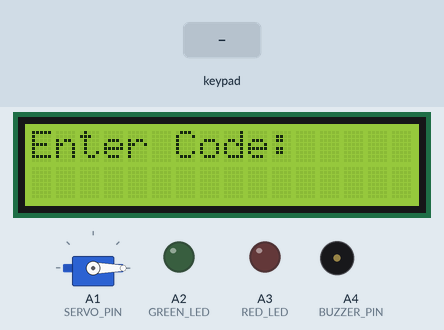
This sketch was run on a simulated Arduino Uno, built with avr-gcc and run on an emulated ATmega328P. On the bench: 16×2 character LCD, servo, output pins drawn as LEDs (lit = HIGH), buzzer (waves = sounding). Inputs (shaded band) come from the test bench.

Above: at 1.6 s.
1.7 s: keypad keys 1 2 3 4 # pressed 0.4 s apart
At 3.9 s:
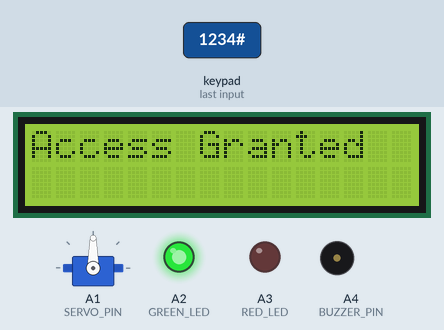
5.2 s: keypad keys 8 7 6 # pressed 0.4 s apart
At 7.7 s:
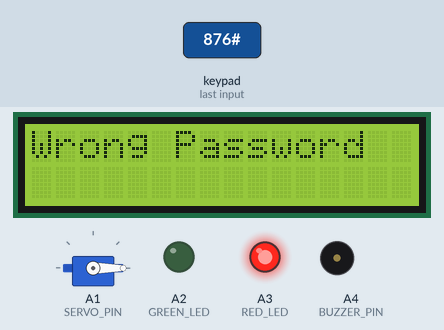
8.5 s: key '1' pressed
At 10.8 s:
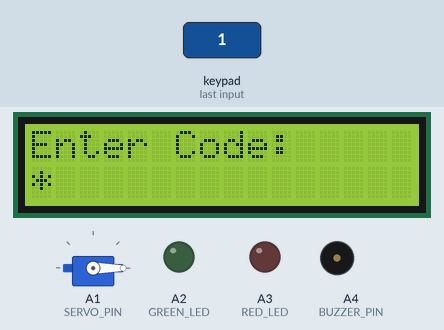
11.4 s: key '#' pressed
At 14.0 s:
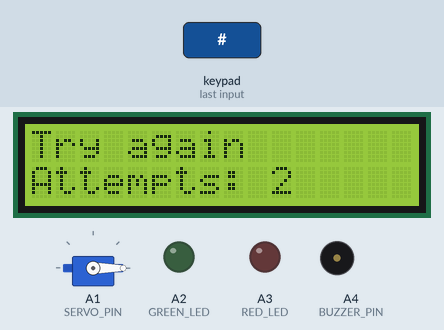
14.4 s: keypad keys 1 3 9 7 pressed 0.4 s apart
At 21.0 s:
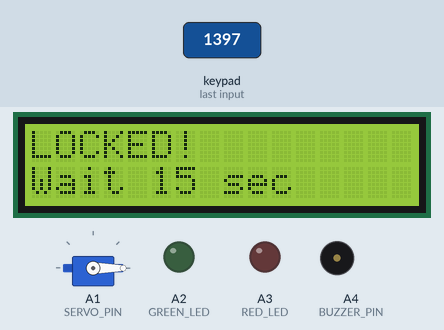
Timing chart, 0 to 22.5 s (numbered marks = the images above; inputs shaded):
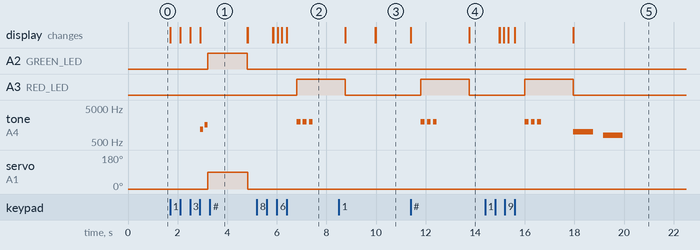

The sketch:

arduinoCode.ino
```cpp
#include <Keypad.h>
#include <LiquidCrystal.h>
#include <Servo.h>

LiquidCrystal lcd(12, 11, 5, 4, 3, 2);
Servo lockServo;
const int SERVO_PIN  = A1;
const int LOCK_POS   = 0;
const int UNLOCK_POS = 90;
const int GREEN_LED = A2;
const int RED_LED   = A3;
const int BUZZER_PIN = A4;
const byte ROWS = 4;
const byte COLS = 3;
char keys[ROWS][COLS] = {
  {'1','2','3'},
  {'4','5','6'},
  {'7','8','9'},
  {'*','0','#'}
};
byte rowPins[ROWS] = {A0, 13, 10, 9};
byte colPins[COLS] = {8, 7, 6};
Keypad keypad = Keypad(makeKeymap(keys), rowPins, colPins, ROWS, COLS);
char password[5] = "1234";
char input[5];
byte idx = 0;
int wrongAttempts = 0;
const int MAX_ATTEMPTS = 3;
const unsigned long LOCKOUT_MS = 15000;
unsigned long lockoutUntil = 0;

enum State {
  STATE_ENTER_CODE,
  STATE_GRANTED_MENU,
  STATE_RESET_NEW1,
  STATE_RESET_NEW2
};
State state = STATE_ENTER_CODE;
char newPass1[5];
char newPass2[5];
byte passIdx = 0;
void setLed(int pin, bool on) { digitalWrite(pin, on ? HIGH : LOW); }
void beep(int freq, int ms) {
  tone(BUZZER_PIN, freq);
  delay(ms);
  noTone(BUZZER_PIN);
}
void successBeep() {
  beep(1200, 120); delay(60);
  beep(1600, 120);
}
void errorBeep() {
  for (int i = 0; i < 3; i++) { beep(2000, 150); delay(100); }
}
void lockSafe() {
  lockServo.write(LOCK_POS);
  delay(400);
}
void unlockSafe() {
  lockServo.write(UNLOCK_POS);
  delay(400);
}
void showPromptEnter() {
  lcd.clear();
  lcd.print("Enter Code:");
  lcd.setCursor(0, 1);
}
void showGrantedMenu() {
  lcd.clear();
  lcd.print("5:Reset Pass");
  lcd.setCursor(0, 1);
  lcd.print("#:Lock/Exit");
}
void showResetStep1() {
  lcd.clear();
  lcd.print("New Pass:");
  lcd.setCursor(0, 1);
}

void showResetStep2() {
  lcd.clear();
  lcd.print("Again:");
  lcd.setCursor(0, 1);
}

void clearEntryBuffers() {
  idx = 0;
  input[0] = '\0';
}

void clearResetBuffers() {
  passIdx = 0;
  newPass1[0] = '\0';
  newPass2[0] = '\0';
}

void lockoutMessage() {
  lcd.clear();
  lcd.print("LOCKED!");
  lcd.setCursor(0, 1);
  lcd.print("Wait 15 sec");
}


bool handle4DigitEntry(char* target, const char* stepLabel) {
  char key = keypad.getKey();
  if (!key) return false;

  if (key == '*') {
    passIdx = 0;
    lcd.setCursor(0, 1);
    lcd.print("                ");
    lcd.setCursor(0, 1);
    return false;
  }

  if (key == '#') {

    clearResetBuffers();
    state = STATE_GRANTED_MENU;
    showGrantedMenu();
    return false;
  }

  if (key >= '0' && key <= '9') {
    if (passIdx < 4) {
      target[passIdx++] = key;
      lcd.print('*');
    }
    if (passIdx == 4) {
      target[4] = '\0';
      passIdx = 0;
      return true;
    }
  }

  return false;
}

void checkCode() {
  input[idx] = '\0';
  lcd.clear();

  if (strcmp(input, password) == 0) {
    wrongAttempts = 0;

    lcd.print("Access Granted");
    successBeep();
    setLed(GREEN_LED, true);

    unlockSafe();
    delay(1200);

    setLed(GREEN_LED, false);

    state = STATE_GRANTED_MENU;
    showGrantedMenu();
  } else {
    wrongAttempts++;

    lcd.print("Wrong Password");
    lockSafe();
    setLed(RED_LED, true);
    errorBeep();
    delay(1200);
    setLed(RED_LED, false);

    if (wrongAttempts >= MAX_ATTEMPTS) {
      lockoutUntil = millis() + LOCKOUT_MS;
      lockoutMessage();
      beep(1000, 800); delay(400);
      beep(800, 800);
    } else {
      lcd.clear();
      lcd.print("Try again");
      lcd.setCursor(0, 1);
      lcd.print("Attempts: ");
      lcd.print(wrongAttempts);
      delay(1200);
      showPromptEnter();
    }
  }

  clearEntryBuffers();
}

void handleEnterCode() {
  char key = keypad.getKey();
  if (!key) return;

  if (key == '*') {
    clearEntryBuffers();
    showPromptEnter();
    return;
  }

  if (key == '#') {
    if (idx > 0) checkCode();
    return;
  }

  if (key >= '0' && key <= '9') {
    if (idx < 4) {
      input[idx++] = key;
      lcd.print('*');
    }
    if (idx == 4) {
      checkCode();
    }
  }
}

void handleGrantedMenu() {
  char key = keypad.getKey();
  if (!key) return;

  if (key == '5') {
    // Start reset flow
    clearResetBuffers();
    state = STATE_RESET_NEW1;
    showResetStep1();
    return;
  }

  if (key == '#') {
    // Lock and exit
    lcd.clear();
    lcd.print("Locking...");
    lockSafe();
    delay(600);

    state = STATE_ENTER_CODE;
    showPromptEnter();
    return;
  }


  if (key == '*') {
    showGrantedMenu();
    return;
  }
}

void handleResetStep1() {
  // Enter new password first time
  if (handle4DigitEntry(newPass1, "New Pass")) {
    // Move to confirm step
    state = STATE_RESET_NEW2;
    showResetStep2();
  }
}

void handleResetStep2() {
  // Re-enter new password
  if (handle4DigitEntry(newPass2, "Again")) {
    // Compare
    lcd.clear();

    if (strcmp(newPass1, newPass2) == 0) {
      strcpy(password, newPass1);
      lcd.print("Password Saved");
      successBeep();
      delay(1200);

      state = STATE_GRANTED_MENU;
      showGrantedMenu();
    } else {
      lcd.print("Not Match!");
      errorBeep();
      delay(1200);

      // Restart reset flow
      clearResetBuffers();
      state = STATE_RESET_NEW1;
      showResetStep1();
    }
  }
}

void setup() {
  pinMode(GREEN_LED, OUTPUT);
  pinMode(RED_LED, OUTPUT);
  pinMode(BUZZER_PIN, OUTPUT);

  setLed(GREEN_LED, false);
  setLed(RED_LED, false);

  lcd.begin(16, 2);
  showPromptEnter();

  lockServo.attach(SERVO_PIN);
  lockSafe();
}

void loop() {
  // lockout handling
  if (millis() < lockoutUntil) return;
  if (lockoutUntil != 0 && millis() >= lockoutUntil) {
    lockoutUntil = 0;
    wrongAttempts = 0;
    state = STATE_ENTER_CODE;
    showPromptEnter();
  }

  switch (state) {
    case STATE_ENTER_CODE:
      handleEnterCode();
      break;

    case STATE_GRANTED_MENU:
      handleGrantedMenu();
      break;

    case STATE_RESET_NEW1:
      handleResetStep1();
      break;

    case STATE_RESET_NEW2:
      handleResetStep2();
      break;
  }
}
```

Measured:
- after the input at 1.7 s, A2 (GREEN_LED): LOW → HIGH after 1.5 s, → LOW 1.6 s later; tone on A4 (BUZZER_PIN): silent → 1200 Hz after 1.2 s, → silent 0.12 s later, → 1600 Hz 0.06 s later, → silent 0.12 s later; servo on A1 (SERVO_PIN): 0° → 90° after 1.5 s, → 0° 1.6 s later; the display: first changes at once (image 1 shows a later state)
- after the input at 5.2 s, A3 (RED_LED): LOW → HIGH after 1.6 s; tone on A4 (BUZZER_PIN): alternates 2000 Hz for 0.15 s and silent for 0.10 s, 6 changes in all, then stays silent, starting after 1.6 s; the display: first differs from a run without the input after 0.66 s (image 2 shows a later state)
- after the input at 8.5 s, the display: first differs from a run without the input after 1.5 s (image 3)
- after the input at 11.4 s, A3 (RED_LED): LOW → HIGH after 0.41 s, → LOW 2.0 s later; tone on A4 (BUZZER_PIN): alternates 2000 Hz for 0.15 s and silent for 0.10 s, 6 changes in all, then stays silent, starting after 0.41 s; the display: first changes at once (image 4 shows a later state)
- after the input at 14.4 s, A3 (RED_LED): LOW → HIGH after 1.6 s, → LOW 2.0 s later; tone on A4 (BUZZER_PIN): plays 2000 Hz for 0.15 s, 2000 Hz for 0.15 s, 2000 Hz for 0.15 s, 1000 Hz for 0.80 s, 800 Hz for 0.80 s, starting after 1.6 s; the display: first differs from a run without the input after 0.59 s (image 5 shows a later state)
